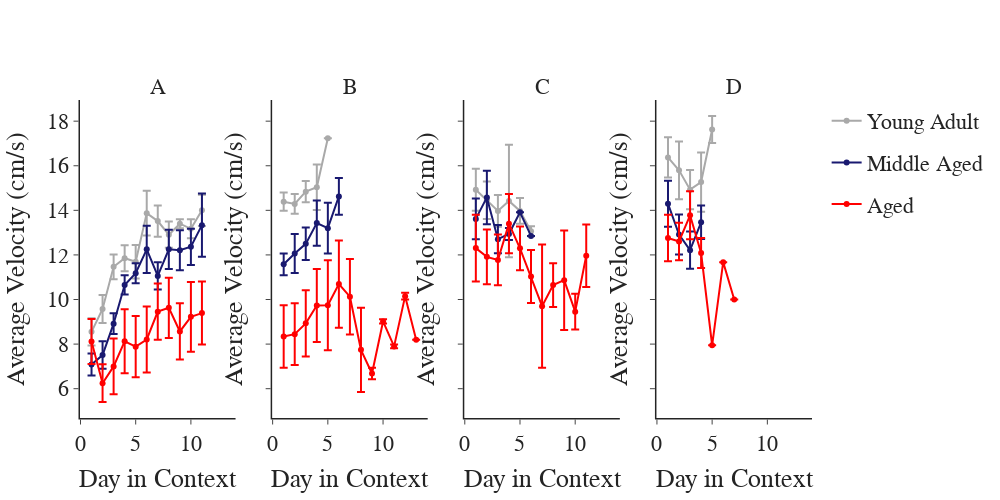

The code cell stored with this chart in its notebook:
### Code cell
## Plot average velocity for each group across days in each context
session_list = ['A', 'B', 'C', 'D']
vel_contexts = pd.DataFrame()
for session in session_list:
    loop_data = vel[vel['session'] == session]
    vel_contexts = pd.concat([vel_contexts, loop_data], ignore_index=True)
fig = pf.custom_graph_template(x_title='', y_title='', rows=1, columns=4, width=1000, 
                               shared_y=True, shared_x=True, titles=session_list)
for group in vel_contexts['group'].unique():
    gdata = vel_contexts[vel_contexts['group'] == group].groupby(['context_day', 'session'], as_index=False).agg({'avg_velocity': ['mean', 'sem']})
    for idx, sess in enumerate(gdata['session'].unique()):
        sess_data = gdata[gdata['session'] == sess]
        fig.add_trace(go.Scatter(x=sess_data['context_day'], y=sess_data['avg_velocity']['mean'], name=group,
                                 line_color=group_colors_dict[group], legendgroup=group, showlegend=False,
                                 error_y=dict(type='data', array=sess_data['avg_velocity']['sem'])), row=1, col=idx+1)
fig['data'][0]['showlegend'] = True
fig['data'][5]['showlegend'] = True
fig['data'][11]['showlegend'] = True
fig.update_xaxes(title='Day in Context')
fig.update_yaxes(title='Average Velocity (cm/s)')
fig.show()

### Figure 1 — Plotly figure (JSON) as saved in the notebook; plotly's stock layout.template omitted (floating-point values rounded to 4 significant figures)
{"data": [{"error_y": {"array": [0.6154, 0.6314, 0.5554, 0.5818, 0.7484, 1.006, 0.7031, 0.5893, 0.1991, 0.4248, 0.7035], "type": "data"}, "legendgroup": "Young Adult", "line": {"color": "darkgrey"}, "name": "Young Adult", "showlegend": true, "type": "scatter", "x": [1, 2, 3, 4, 5, 6, 7, 8, 9, 10, 11], "xaxis": "x", "y": [8.549, 9.575, 11.47, 11.85, 11.7, 13.87, 13.52, 12.91, 13.4, 13.17, 14.0], "yaxis": "y"}, {"error_y": {"array": [0.4084, 0.4433, 0.4743, 1.022, null], "type": "data"}, "legendgroup": "Young Adult", "line": {"color": "darkgrey"}, "name": "Young Adult", "showlegend": false, "type": "scatter", "x": [1, 2, 3, 4, 5], "xaxis": "x2", "y": [14.39, 14.29, 14.84, 15.04, 17.23], "yaxis": "y2"}, {"error_y": {"array": [0.9451, 0.8377, 0.7103, 2.524, 0.5786, 0.224], "type": "data"}, "legendgroup": "Young Adult", "line": {"color": "darkgrey"}, "name": "Young Adult", "showlegend": false, "type": "scatter", "x": [1, 2, 3, 4, 5, 6], "xaxis": "x3", "y": [14.92, 14.45, 13.98, 14.42, 13.97, 13.06], "yaxis": "y3"}, {"error_y": {"array": [0.9076, 1.293, 0.8818, 1.332, 0.609], "type": "data"}, "legendgroup": "Young Adult", "line": {"color": "darkgrey"}, "name": "Young Adult", "showlegend": false, "type": "scatter", "x": [1, 2, 3, 4, 5], "xaxis": "x4", "y": [16.38, 15.79, 14.93, 15.27, 17.63], "yaxis": "y4"}, {"error_y": {"array": [0.4975, 0.6165, 0.4696, 0.4327, 0.4538, 1.057, 0.6084, 0.8791, 0.8989, 0.8137, 1.415], "type": "data"}, "legendgroup": "Middle Aged", "line": {"color": "midnightblue"}, "name": "Middle Aged", "showlegend": false, "type": "scatter", "x": [1, 2, 3, 4, 5, 6, 7, 8, 9, 10, 11], "xaxis": "x", "y": [7.085, 7.506, 8.917, 10.65, 11.18, 12.25, 11.06, 12.25, 12.21, 12.37, 13.34], "yaxis": "y"}, {"error_y": {"array": [0.4875, 0.8786, 0.7301, 1.013, 1.14, 0.8268], "type": "data"}, "legendgroup": "Middle Aged", "line": {"color": "midnightblue"}, "name": "Middle Aged", "showlegend": true, "type": "scatter", "x": [1, 2, 3, 4, 5, 6], "xaxis": "x2", "y": [11.58, 12.06, 12.5, 13.43, 13.2, 14.63], "yaxis": "y2"}, {"error_y": {"array": [0.9139, 1.199, 0.6303, 0.2695, null, null], "type": "data"}, "legendgroup": "Middle Aged", "line": {"color": "midnightblue"}, "name": "Middle Aged", "showlegend": false, "type": "scatter", "x": [1, 2, 3, 4, 5, 6], "xaxis": "x3", "y": [13.62, 14.58, 12.71, 12.94, 13.91, 12.85], "yaxis": "y3"}, {"error_y": {"array": [1.03, 0.8982, 0.8382, 0.7528], "type": "data"}, "legendgroup": "Middle Aged", "line": {"color": "midnightblue"}, "name": "Middle Aged", "showlegend": false, "type": "scatter", "x": [1, 2, 3, 4], "xaxis": "x4", "y": [14.3, 12.91, 12.21, 13.46], "yaxis": "y4"}, {"error_y": {"array": [1.013, 0.8465, 1.252, 1.431, 1.376, 1.482, 1.261, 1.353, 1.26, 1.567, 1.413], "type": "data"}, "legendgroup": "Aged", "line": {"color": "red"}, "name": "Aged", "showlegend": false, "type": "scatter", "x": [1, 2, 3, 4, 5, 6, 7, 8, 9, 10, 11], "xaxis": "x", "y": [8.116, 6.245, 6.999, 8.127, 7.884, 8.207, 9.456, 9.627, 8.567, 9.224, 9.391], "yaxis": "y"}, {"error_y": {"array": [1.406, 1.381, 1.485, 1.639, 2.022, 1.954, 1.692, 1.887, 0.2564, 0.09704, 0.08573, 0.148, null], "type": "data"}, "legendgroup": "Aged", "line": {"color": "red"}, "name": "Aged", "showlegend": false, "type": "scatter", "x": [1, 2, 3, 4, 5, 6, 7, 8, 9, 10, 11, 12, 13], "xaxis": "x2", "y": [8.34, 8.446, 8.931, 9.729, 9.742, 10.69, 10.13, 7.743, 6.682, 9.016, 7.897, 10.15, 8.199], "yaxis": "y2"}, {"error_y": {"array": [1.497, 1.23, 1.138, 1.333, 0.9847, 1.192, 2.764, 0.9827, 2.23, 0.8029, 1.404], "type": "data"}, "legendgroup": "Aged", "line": {"color": "red"}, "name": "Aged", "showlegend": false, "type": "scatter", "x": [1, 2, 3, 4, 5, 6, 7, 8, 9, 10, 11], "xaxis": "x3", "y": [12.31, 11.91, 11.77, 13.4, 12.3, 11.03, 9.7, 10.65, 10.87, 9.455, 11.96], "yaxis": "y3"}, {"error_y": {"array": [1.044, 0.8402, 1.074, 0.67, null, null, null], "type": "data"}, "legendgroup": "Aged", "line": {"color": "red"}, "name": "Aged", "showlegend": true, "type": "scatter", "x": [1, 2, 3, 4, 5, 6, 7], "xaxis": "x4", "y": [12.76, 12.61, 13.78, 12.08, 7.946, 11.68, 9.997], "yaxis": "y4"}], "layout": {"annotations": [{"font": {"size": 22}, "showarrow": false, "text": "A", "x": 0.1062, "xanchor": "center", "xref": "paper", "y": 1, "yanchor": "bottom", "yref": "paper"}, {"font": {"size": 22}, "showarrow": false, "text": "B", "x": 0.3688, "xanchor": "center", "xref": "paper", "y": 1, "yanchor": "bottom", "yref": "paper"}, {"font": {"size": 22}, "showarrow": false, "text": "C", "x": 0.6313, "xanchor": "center", "xref": "paper", "y": 1, "yanchor": "bottom", "yref": "paper"}, {"font": {"size": 22}, "showarrow": false, "text": "D", "x": 0.8938, "xanchor": "center", "xref": "paper", "y": 1, "yanchor": "bottom", "yref": "paper"}], "font": {"family": "Arial", "size": 22}, "height": 500, "title": {"x": 0.5, "xanchor": "center", "y": 0.9, "yanchor": "top"}, "width": 1000, "xaxis": {"anchor": "y", "domain": [0, 0.2125], "linewidth": 1.5, "matches": "x", "title": {"text": "Day in Context"}}, "xaxis2": {"anchor": "y2", "domain": [0.2625, 0.475], "linewidth": 1.5, "matches": "x", "title": {"text": "Day in Context"}}, "xaxis3": {"anchor": "y3", "domain": [0.525, 0.7375], "linewidth": 1.5, "matches": "x", "title": {"text": "Day in Context"}}, "xaxis4": {"anchor": "y4", "domain": [0.7875, 1], "linewidth": 1.5, "matches": "x", "title": {"text": "Day in Context"}}, "yaxis": {"anchor": "x", "domain": [0, 1], "linewidth": 1.5, "matches": "y", "title": {"text": "Average Velocity (cm/s)"}}, "yaxis2": {"anchor": "x2", "domain": [0, 1], "linewidth": 1.5, "matches": "y", "showticklabels": false, "title": {"text": "Average Velocity (cm/s)"}}, "yaxis3": {"anchor": "x3", "domain": [0, 1], "linewidth": 1.5, "matches": "y", "showticklabels": false, "title": {"text": "Average Velocity (cm/s)"}}, "yaxis4": {"anchor": "x4", "domain": [0, 1], "linewidth": 1.5, "matches": "y", "showticklabels": false, "title": {"text": "Average Velocity (cm/s)"}}}}
